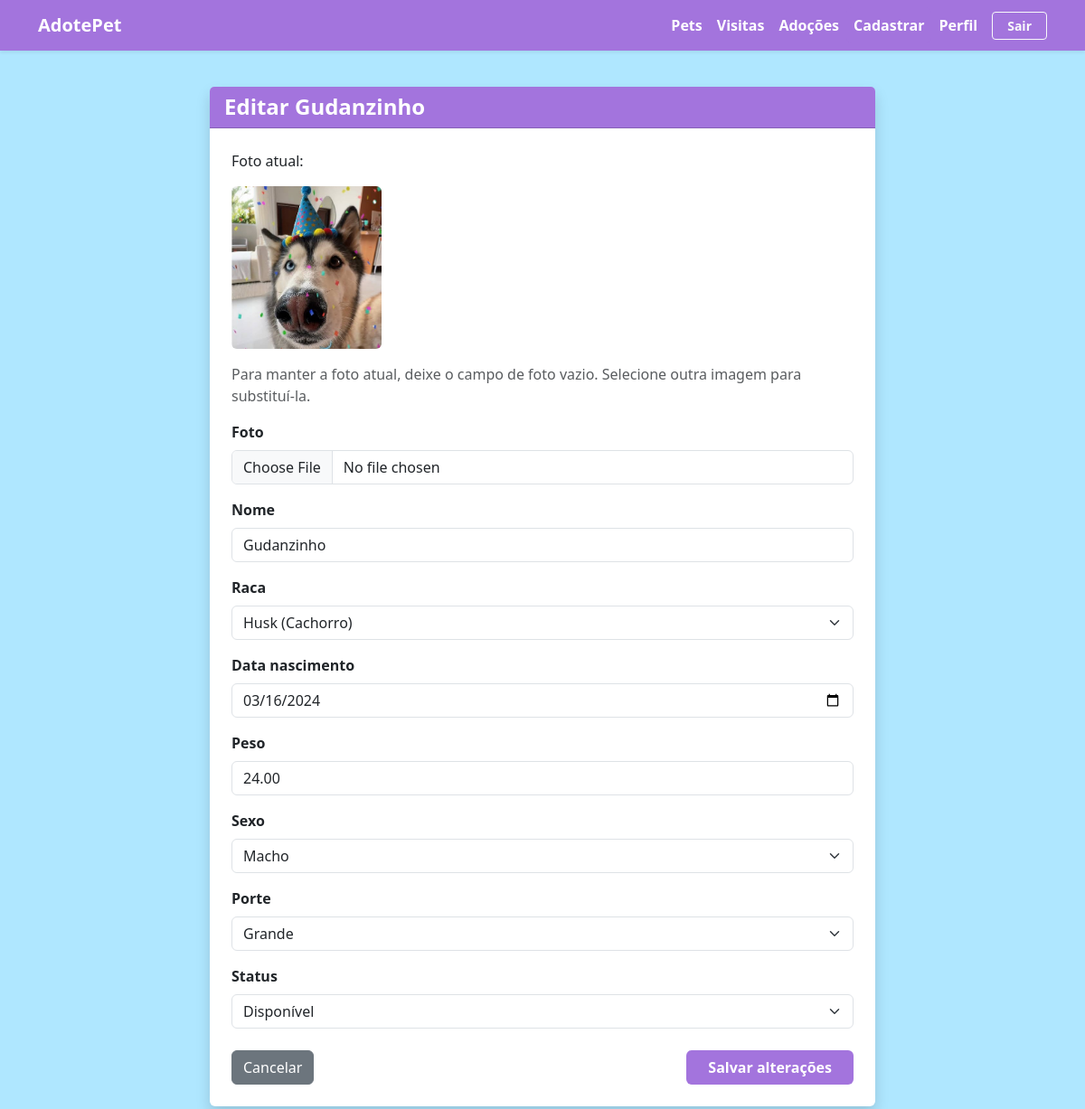
The app's page /pets/105/editar/ (signed in) with its own data.
### pets/models.py (models this page shows, shortened)
class Pet(models.Model):
    nome= models.CharField(max_length=100)
    cor = models.CharField(max_length=50)
    data_nascimento = models.DateField(null=True, blank=True)
    sexo = models.CharField(max_length=1, choices=SEXOS)
    porte = models.CharField(max_length=1, choices=PORTES)
    peso = models.DecimalField(max_digits=5,decimal_places=2, null=True, blank=True)
    status = models.CharField(max_length=1, choices=STATUS_ADOÇAO, default='D')
    raca = models.ForeignKey(Raca, on_delete=models.PROTECT, related_name="pets")
    responsavel = models.ForeignKey(settings.AUTH_USER_MODEL, on_delete=models.PROTECT, related_name="pets")
    foto = models.ImageField(upload_to='pets/', null= True, blank=True)  # Definido assim temporariamente
    class Meta:
            verbose_name= "Pet"
            verbose_name_plural= "Pets"
            ordering= ["nome"]

### pets/views.py (the view)
# urls.py: path('<int:pk>/editar/', views.editar_pet, name='editar_pet'),
@login_required(login_url='login')
@require_http_methods(['GET', 'POST'])
def editar_pet(request, pk):
    pet = _pet_do_responsavel(request, pk)
    if request.method == 'POST':
        form = PetForm(request.POST, request.FILES, instance=pet)
        if form.is_valid():
            form.save()
            messages.success(request, 'Pet atualizado com sucesso!')
            return redirect('detalhe_pet', pk=pet.pk)
        messages.error(request, 'Não foi possível atualizar o pet. Confira os campos abaixo.')
    else:
        form = PetForm(instance=pet)
    form.fields['data_nascimento'].widget.format = '%Y-%m-%d'
    return render(request, 'pets/editar_pet.html', {'form': form, 'pet': pet})

### pets/forms.py (shortened to what this page needs)
class PetForm(forms.ModelForm):
    class Meta:
        model = Pet
        fields = [
            'foto',
            'nome',
            'raca',
            'data_nascimento',
            'peso',
            'sexo',
            'porte',
            'status'
        ]
        widgets = {
            'foto': forms.FileInput(attrs={'class': 'form-control'}),
            'nome': forms.TextInput(attrs={'class': 'form-control', 'placeholder': 'Nome do pet'}),
            'raca': forms.Select(attrs={'class': 'form-select'}),
            'data_nascimento': forms.DateInput(attrs={'class': 'form-control', 'type': 'date'}),
            'peso': forms.NumberInput(attrs={'class': 'form-control', 'placeholder': 'Peso em kg', 'step': '0.1'}),
            'sexo': forms.Select(attrs={'class': 'form-select'}),
            'porte': forms.Select(attrs={'class': 'form-select'}),
            'status': forms.Select(attrs={'class': 'form-select'}),
        }
    def __init__(self, *args, **kwargs):
        super().__init__(*args, **kwargs)
        self.fields['raca'].queryset = Raca.objects.select_related('especie').order_by('especie__nome', 'nome')

### pets/models.py (called while the page is built)
    def __str__(self):
        return f"{self.nome} ({self.especie.nome})"

### pets/views.py (called while the page is built)
def _pet_do_responsavel(request, pk):
    pet = get_object_or_404(Pet, pk=pk)
    pode_alterar = request.user.is_staff or (request.user.tipo_usuario == 'R' and pet.responsavel_id == request.user.pk)
    if not pode_alterar:
        raise PermissionDenied('Somente o responsável por este pet pode alterá-lo.')
    return pet

### pets/templates/pets/editar_pet.html (shortened to what this page needs)
{% extends 'base.html' %}
{% block content %}
<div class="row justify-content-center py-3">
  <div class="col-md-8">
    <div class="card shadow border-0">
      <div class="card-header bg-custom-primary text-white">
        <h4 class="mb-0 fw-bold">Editar {{ pet.nome }}</h4>
      </div>
      <div class="card-body p-4">
        <form method="POST" enctype="multipart/form-data" novalidate>
          {% if pet.foto %}
            <p>Foto atual:</p>
            <img src="{{ pet.foto.url }}" alt="{{ pet.nome }}" class="img-fluid rounded mb-3" style="max-height: 180px;">
          {% endif %}
          <p class="text-muted">Para manter a foto atual, deixe o campo de foto vazio. Selecione outra imagem para substituí-la.</p>
          {% for field in form %}
            <div class="mb-3">
              <label for="{{ field.id_for_label }}" class="form-label fw-semibold">{{ field.label }}</label>
              {{ field }}
            </div>
          {% endfor %}
          <div class="d-flex justify-content-between mt-4">
            <a href="{% url 'detalhe_pet' pet.pk %}" class="btn btn-secondary">Cancelar</a>
            <button type="submit" class="btn btn-custom-primary px-4 fw-bold">Salvar alterações</button>
          </div>
        </form>
      </div>
    </div>
  </div>
</div>
{% endblock %}

### pets/templates/base.html (style rules this page uses)
:root { --cor-principal: #a374dd; --cor-fundo-suave: #feffff; }
body { background-color: #8bdcffae; }
.bg-custom-primary { background-color: var(--cor-principal) !important; }
.btn-custom-primary { background-color: var(--cor-principal) !important; color: #ffffff !important; border: none; }

### records on screen
Pet: nome "Gudanzinho", foto (picture), form "Gudanzinho" "Husk (Cachorro)" "03/16/2024" "24.00" "Macho" "Grande" "Disponível"

### other values on screen
{{ field.label }} "Foto" "Nome" "Raca" "Data nascimento" "Peso" "Sexo" "Porte" "Status"
